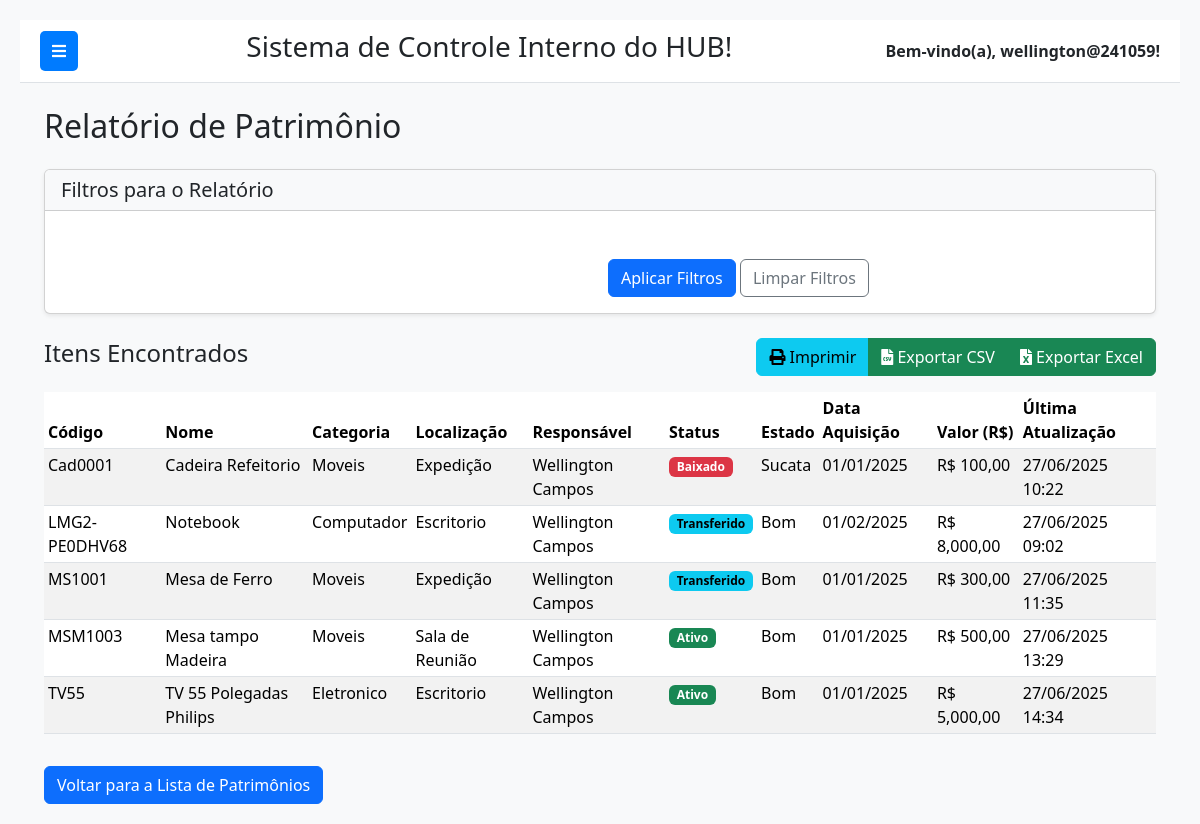
Screenshot of /patrimonio/relatorio/ (signed in) with the database file from the repository.
### patrimonio/models.py (models this page shows, shortened)
class ItemPatrimonio(models.Model):
    STATUS_CHOICES = [
        ('ATIVO', 'Ativo'),
        ('BAIXADO', 'Baixado'),
        ('TRANSFERIDO', 'Transferido'),
    ]
    ESTADO_CONSERVACAO_CHOICES = [
        ('NOVO', 'Novo'),
        ('BOM', 'Bom'),
        ('REGULAR', 'Regular'),
        ('RUIM', 'Ruim'),
        ('SUCATA', 'Sucata'),
    ]
    nome = models.CharField(max_length=200, verbose_name="Nome do Bem Patrimonial")
    codigo_patrimonial = models.CharField(max_length=100, unique=True, verbose_name="Código Patrimonial")
    numero_serie = models.CharField(max_length=100, blank=True, null=True, unique=True, verbose_name="Número de Série (Opcional)")
    descricao = models.TextField(blank=True, null=True, verbose_name="Descrição Detalhada")
    data_aquisicao = models.DateField(verbose_name="Data de Aquisição")
    valor_aquisicao = models.DecimalField(max_digits=12, decimal_places=2, verbose_name="Valor de Aquisição (R$)")
    estado_conservacao = models.CharField(
        max_length=20,
        choices=ESTADO_CONSERVACAO_CHOICES,
        default='BOM',
        verbose_name="Estado de Conservação"
    )
    status = models.CharField(
        max_length=20,
        choices=STATUS_CHOICES,
        default='ATIVO',
        verbose_name="Status do Item"
    )
    data_baixa = models.DateField(null=True, blank=True, verbose_name="Data da Baixa")
    motivo_baixa = models.TextField(null=True, blank=True, verbose_name="Motivo da Baixa")
    categoria = models.ForeignKey(
        CategoriaPatrimonio,
        on_delete=models.SET_NULL,
        null=True,
        blank=True,
        related_name='itens_patrimonio',
        verbose_name="Categoria"
    )
    localizacao = models.ForeignKey(
        LocalizacaoPatrimonio,
        on_delete=models.SET_NULL,
        null=True,
        blank=True,
        related_name='itens_patrimonio',
        verbose_name="Localização Atual"
    )
    responsavel_atual = models.ForeignKey(
        settings.AUTH_USER_MODEL,
        on_delete=models.SET_NULL,
        null=True,
        blank=True,
        related_name='bens_patrimonio_responsavel',
        verbose_name="Responsável Atual"
    )
    usuario_registro = models.ForeignKey(
        settings.AUTH_USER_MODEL,
        on_delete=models.SET_NULL,
        null=True,
        blank=True,
        related_name='itens_registrados',
        verbose_name="Registrado Por"
    )
    data_ultima_atualizacao = models.DateTimeField(auto_now=True, verbose_name="Última Atualização")
    data_registro = models.DateTimeField(auto_now_add=True, verbose_name="Data de Registro no Sistema")
    class Meta:
        verbose_name = "Item de Patrimônio"
        verbose_name_plural = "Itens de Patrimônio"
        ordering = ['nome', 'codigo_patrimonial']

class CategoriaPatrimonio(models.Model):
    nome = models.CharField(max_length=100, unique=True, verbose_name="Nome da Categoria")
    descricao = models.TextField(blank=True, null=True, verbose_name="Descrição da Categoria")
    class Meta:
        verbose_name = "Categoria de Patrimônio"
        verbose_name_plural = "Categorias de Patrimônio"
        ordering = ['nome']
    def __str__(self):
        return self.nome

class LocalizacaoPatrimonio(models.Model):
    nome = models.CharField(max_length=100, unique=True, verbose_name="Nome da Localização")
    descricao = models.TextField(blank=True, null=True, verbose_name="Descrição da Localização")
    class Meta:
        verbose_name = "Localização de Patrimônio"
        verbose_name_plural = "Localizações de Patrimônio"
        ordering = ['nome']
    def __str__(self):
        return self.nome

### patrimonio/views.py (the view, shortened to what this page needs)
# urls.py: path('relatorio/', views.gerar_relatorio_patrimonio, name='gerar_relatorio_patrimonio'),
@login_required
def gerar_relatorio_patrimonio(request):
    itens_patrimonio = ItemPatrimonio.objects.all().order_by('codigo_patrimonial')
    filter_form = PatrimonioFilterForm(request.GET)
    if filter_form.is_valid():
        search_query = filter_form.cleaned_data.get('search_query')
        categoria = filter_form.cleaned_data.get('categoria')
        localizacao = filter_form.cleaned_data.get('localizacao')
        estado_conservacao = filter_form.cleaned_data.get('estado_conservacao')
        status = filter_form.cleaned_data.get('status')
        data_aquisicao_inicio = filter_form.cleaned_data.get('data_aquisicao_inicio')
        data_aquisicao_fim = filter_form.cleaned_data.get('data_aquisicao_fim')
        if categoria:
            itens_patrimonio = itens_patrimonio.filter(categoria=categoria)
        if localizacao:
            itens_patrimonio = itens_patrimonio.filter(localizacao=localizacao)
        if estado_conservacao:
            itens_patrimonio = itens_patrimonio.filter(estado_conservacao=estado_conservacao)
        if status:
            itens_patrimonio = itens_patrimonio.filter(status=status)
        if data_aquisicao_inicio:
            itens_patrimonio = itens_patrimonio.filter(data_aquisicao__gte=data_aquisicao_inicio)
        if data_aquisicao_fim:
            itens_patrimonio = itens_patrimonio.filter(data_aquisicao__lte=data_aquisicao_fim)
    context = {
        'itens_patrimonio': itens_patrimonio,
        'filter_form': filter_form,
        'title': 'Relatório de Patrimônio',
        'active_page': 'relatorio_patrimonio',
    }
    return render(request, 'patrimonio/relatorio_patrimonio.html', context)

### patrimonio/templates/patrimonio/relatorio_patrimonio.html (shortened to what this page needs)
{% extends 'base.html' %}
{% load crispy_forms_tags %}
{% load humanize %}
{% block content %}
<div class="container mt-4">
    <h2 class="mb-4 no-print">Relatório de Patrimônio</h2>
    <div class="card mb-4 shadow-sm no-print">
        <div class="card-header bg-light">
            <h5 class="mb-0">Filtros para o Relatório</h5>
        </div>
        <div class="card-body">
            <form method="get" class="row g-3 align-items-end" action="{% url 'patrimonio:gerar_relatorio_patrimonio' %}">
                <div class="col-md-3">
                </div>
                <div class="col-md-2">
                </div>
                <div class="col-md-2">
                </div>
                <div class="col-md-2">
                </div>
                <div class="col-md-2">
                </div>
                <div class="col-md-3">
                </div>
                <div class="col-md-3">
                </div>
                <div class="col-md-auto">
                    <button type="submit" class="btn btn-primary">Aplicar Filtros</button>
                    <a href="{% url 'patrimonio:gerar_relatorio_patrimonio' %}" class="btn btn-outline-secondary">Limpar Filtros</a>
                </div>
            </form>
        </div>
    </div>
    <div id="printable-area">
        <div class="d-flex justify-content-between align-items-center mb-3">
            <h4>Itens Encontrados</h4>
            <div class="btn-group no-print" role="group" aria-label="Ações do Relatório">
                <button class="btn btn-info" onclick="window.print()">
                    <i class="fas fa-print"></i> Imprimir
                </button>
                <a href="{% url 'patrimonio:exportar_patrimonio_csv' %}?{{ request.GET.urlencode }}" class="btn btn-success">
                    <i class="fas fa-file-csv"></i> Exportar CSV
                </a>
                <a href="{% url 'patrimonio:exportar_patrimonio_excel' %}?{{ request.GET.urlencode }}" class="btn btn-success">
                    <i class="fas fa-file-excel"></i> Exportar Excel
                </a>
            </div>
        </div>
        {% if itens_patrimonio %}
        <div class="table-responsive">
            <table class="table table-striped table-hover table-sm">
                <thead class="thead-dark">
                    <tr>
                        <th>Código</th>
                        <th>Nome</th>
                        <th>Categoria</th>
                        <th>Localização</th>
                        <th>Responsável</th>
                        <th>Status</th>
                        <th>Estado</th>
                        <th>Data Aquisição</th>
                        <th>Valor (R$)</th>
                        <th>Última Atualização</th>
                    </tr>
                </thead>
                <tbody>
                    {% for item in itens_patrimonio %}
                    <tr>
                        <td>{{ item.codigo_patrimonial }}</td>
                        <td>{{ item.nome }}</td>
                        <td>{{ item.categoria.nome|default:"-" }}</td>
                        <td>{{ item.localizacao.nome|default:"-" }}</td>
                        <td>{{ item.responsavel_atual.get_full_name|default:item.responsavel_atual.username|default:"-" }}</td>
                        <td>
                            <span class="badge
                                {% if item.status == 'ATIVO' %}text-bg-success
                                {% elif item.status == 'BAIXADO' %}text-bg-danger
                                {% elif item.status == 'TRANSFERIDO' %}text-bg-info
                                {% else %}text-bg-secondary{% endif %}">
                                {{ item.get_status_display }}
                            </span>
                        </td>
                        <td>{{ item.get_estado_conservacao_display }}</td>
                        <td>{{ item.data_aquisicao|date:"d/m/Y" }}</td>
                        <td>R$ {{ item.valor_aquisicao|floatformat:2|intcomma }}</td>
                        <td>{{ item.data_ultima_atualizacao|date:"d/m/Y H:i" }}</td>
                    </tr>
                    {% endfor %}
                </tbody>
            </table>
        </div>
        {% else %}
        <div class="alert alert-warning" role="alert">
            Nenhum item de patrimônio encontrado com os filtros aplicados.
        </div>
        {% endif %}
    </div>
    <div class="mt-3 no-print">
        <a href="{% url 'patrimonio:listar_itens_patrimonio' %}" class="btn btn-primary">Voltar para a Lista de Patrimônios</a>
    </div>
</div>
{% endblock %}

### templates/base.html (shortened to what this page needs)
{% load static %}
<!DOCTYPE html>
<html lang="pt-br">
<head>
    <link href="https://cdn.jsdelivr.net/npm/bootstrap@5.3.3/dist/css/bootstrap.min.css" rel="stylesheet">
    <link rel="stylesheet" href="https://cdnjs.cloudflare.com/ajax/libs/font-awesome/5.15.4/css/all.min.css" />
</head>
<body>
    <div class="main-content" id="main-content">
        <div class="navbar-top">
            <button class="toggle-btn" id="sidebarToggle">
                <i class="fas fa-bars"></i>
            </button>
            <div class="system-name">
                <h3>Sistema de Controle Interno do HUB!</h3>
            </div>
            <div class="user-info">
                Bem-vindo(a), {{ request.user.username }}!
            </div>
        </div>
        <div class="container-fluid">
            {% block content %}
            {% endblock %}
        </div>
    </div>
</body>
</html>

### templates/base.html (style rules this page uses)
body { display: flex; min-height: 100vh; background-color: #f8f9fa; }
.main-content { flex-grow: 1; padding: 20px; transition: margin-left 0.3s ease-in-out; margin-left: 0; }
.navbar-top { background-color: #ffffff; border-bottom: 1px solid #dee2e6; padding: 10px 20px; display: flex; justify-content: space-between; align-items: center; margin-bottom: 20px; }
.navbar-top .user-info { font-weight: bold; }
.toggle-btn { background-color: #007bff; color: white; border: none; padding: 8px 12px; border-radius: 5px; cursor: pointer; margin-right: 15px; }

### rows the page displays
ItemPatrimonio: codigo_patrimonial "Cad0001", nome "Cadeira Refeitorio", categoria.nome "Moveis", localizacao.nome "Expedição", responsavel_atual.get_full_name "Wellington Campos", status "Baixado", estado_conservacao "Sucata", data_aquisicao "01/01/2025", valor_aquisicao "100,00", data_ultima_atualizacao "27/06/2025 10:22"
ItemPatrimonio: codigo_patrimonial "LMG2-PE0DHV68", nome "Notebook", categoria.nome "Computador", localizacao.nome "Escritorio", responsavel_atual.get_full_name "Wellington Campos", status "Transferido", estado_conservacao "Bom", data_aquisicao "01/02/2025", valor_aquisicao "8,000,00", data_ultima_atualizacao "27/06/2025 09:02"
ItemPatrimonio: codigo_patrimonial "MS1001", nome "Mesa de Ferro", categoria.nome "Moveis", localizacao.nome "Expedição", responsavel_atual.get_full_name "Wellington Campos", status "Transferido", estado_conservacao "Bom", data_aquisicao "01/01/2025", valor_aquisicao "300,00", data_ultima_atualizacao "27/06/2025 11:35"
ItemPatrimonio: codigo_patrimonial "MSM1003", nome "Mesa tampo Madeira", categoria.nome "Moveis", localizacao.nome "Sala de Reunião", responsavel_atual.get_full_name "Wellington Campos", status "Ativo", estado_conservacao "Bom", data_aquisicao "01/01/2025", valor_aquisicao "500,00", data_ultima_atualizacao "27/06/2025 13:29"
ItemPatrimonio: codigo_patrimonial "TV55", nome "TV 55 Polegadas Philips", categoria.nome "Eletronico", localizacao.nome "Escritorio", responsavel_atual.get_full_name "Wellington Campos", status "Ativo", estado_conservacao "Bom", data_aquisicao "01/01/2025", valor_aquisicao "5,000,00", data_ultima_atualizacao "27/06/2025 14:34"

### other values shown
{{ request.user.username }} "wellington@241059"
